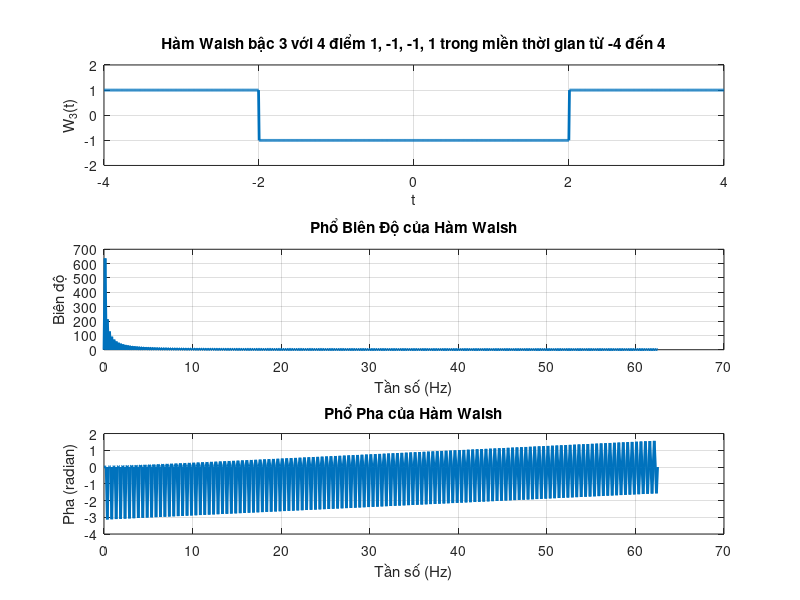

The MATLAB script that drew this image:
% Định nghĩa miền thời gian từ -4 đến 4
t = linspace(-4, 4, 1000);  % Tạo một vector thời gian từ -4 đến 4, với 1000 điểm

% Hàm Walsh bậc 3 với các giá trị +1 và -1 phân bố đều trong khoảng thời gian từ -4 đến 4
W_3 = ones(size(t));   % Khởi tạo một vector chứa toàn bộ giá trị +1

% Thay đổi giá trị thành -1 theo các đoạn thời gian sao cho giá trị lần lượt là 1, -1, -1, 1 cách đều
W_3(t >= -4 & t < -2) = 1;   % Thay đổi giá trị thành +1 trong khoảng từ -4 đến -2
W_3(t >= -2 & t < 0) = -1;   % Thay đổi giá trị thành -1 trong khoảng từ -2 đến 0
W_3(t >= 0 & t < 2) = -1;    % Thay đổi giá trị thành -1 trong khoảng từ 0 đến 2
W_3(t >= 2 & t < 4) = 1;     % Thay đổi giá trị thành +1 trong khoảng từ 2 đến 4

% Vẽ đồ thị của hàm Walsh
figure;
subplot(3,1,1);
plot(t, W_3, 'LineWidth', 2);
title('Hàm Walsh bậc 3 với 4 điểm 1, -1, -1, 1 trong miền thời gian từ -4 đến 4');
xlabel('t');
ylabel('W_3(t)');
ylim([-2 2]);  % Đặt giới hạn trục tung từ -2 đến 2
grid on;

% Tính và vẽ phổ biên độ
N = length(t);  % Số lượng điểm
Fs = N / (t(end) - t(1));  % Tần số lấy mẫu
W_3_fft = fft(W_3);  % Phép biến đổi Fourier

% Tính phổ biên độ
W_3_magnitude = abs(W_3_fft);
f = Fs * (0:(N/2)) / N;  % Tạo trục tần số

% Lấy một nửa phổ (do phổ Fourier là đối xứng)
W_3_magnitude_half = W_3_magnitude(1:N/2+1);

subplot(3,1,2);
plot(f, W_3_magnitude_half, 'LineWidth', 2);
title('Phổ Biên Độ của Hàm Walsh');
xlabel('Tần số (Hz)');
ylabel('Biên độ');
grid on;

% Tính và vẽ phổ pha
W_3_phase = angle(W_3_fft);  % Phổ pha

% Lấy một nửa phổ pha
W_3_phase_half = W_3_phase(1:N/2+1);

subplot(3,1,3);
plot(f, W_3_phase_half, 'LineWidth', 2);
title('Phổ Pha của Hàm Walsh');
xlabel('Tần số (Hz)');
ylabel('Pha (radian)');
grid on;
